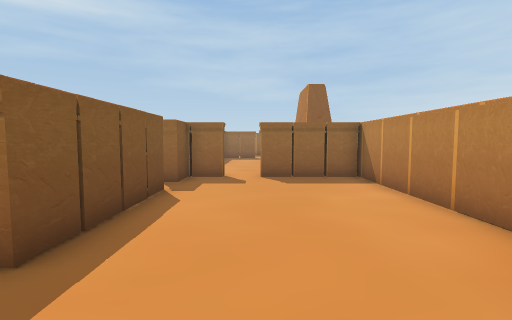
View 1 (above)

12 first-person views from a walk through a scene from a Unity 3-D project. The camera is 1.4 m above the floor, tilts 4° down and sees 85° across. The floor is counted in squares, 1 m on a side. Each view is taken from the middle of a square. On the plan, view 1 faces up. The plan holds only what a view shows up to about 14 squares ahead; the rest is blank. The place goes on beyond the plan. The player is left out.

View 2
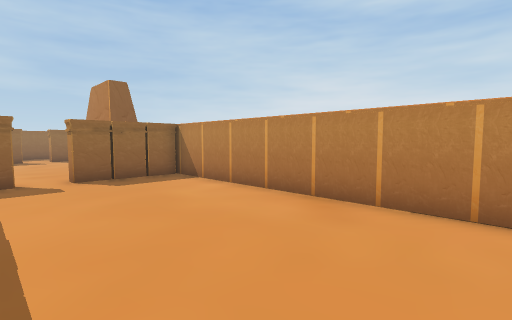

View 3
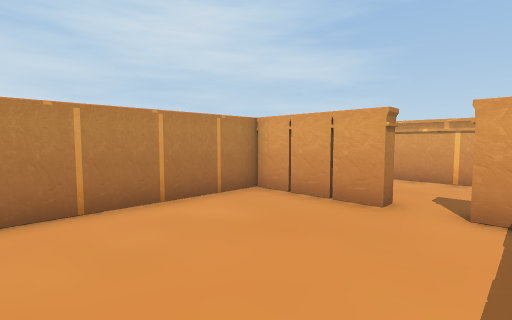

View 4
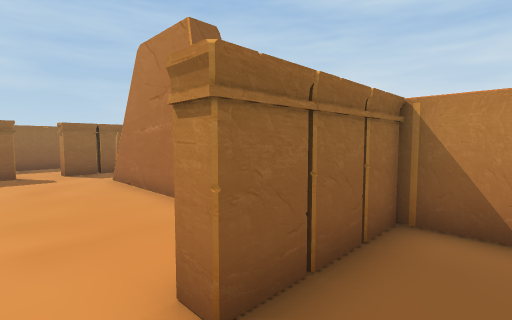

View 5
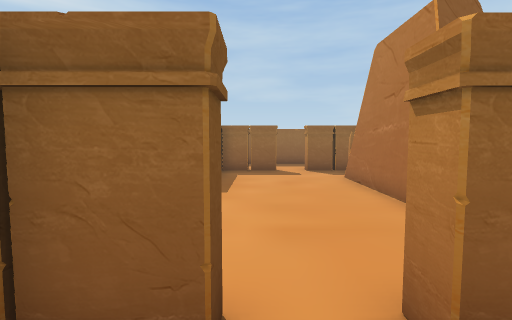

View 6
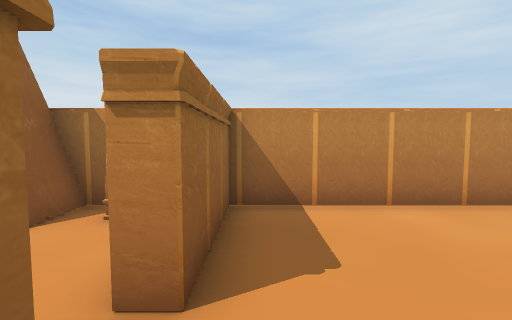

View 7
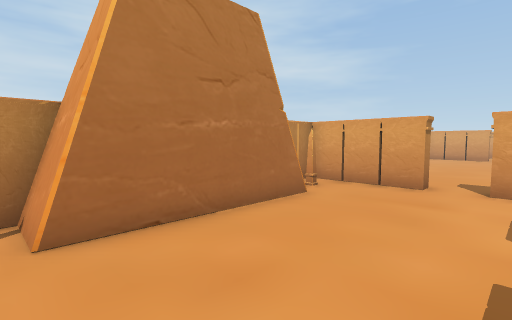

View 8
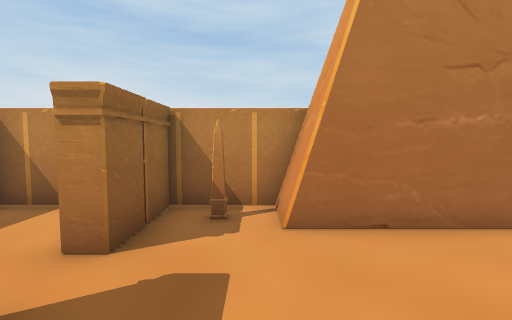

View 9
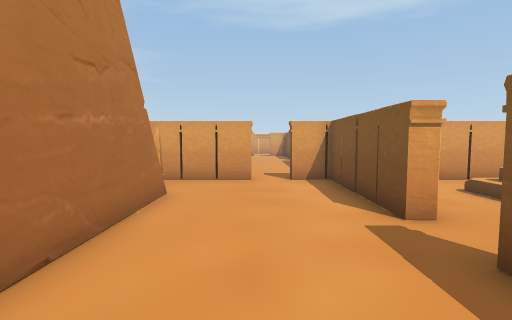

View 10
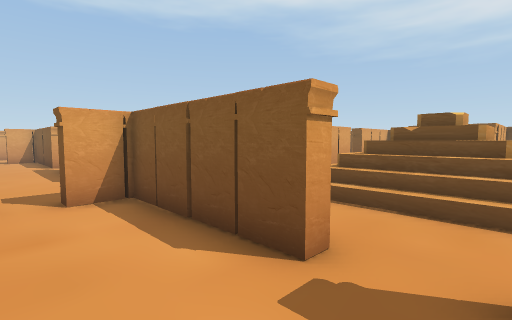

View 11
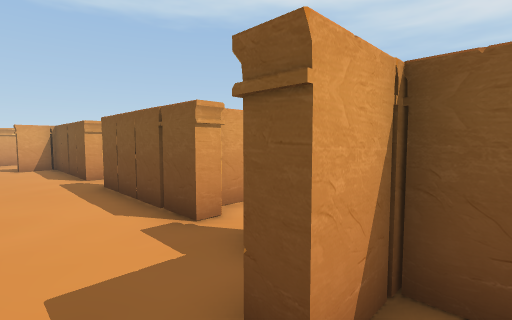

View 12
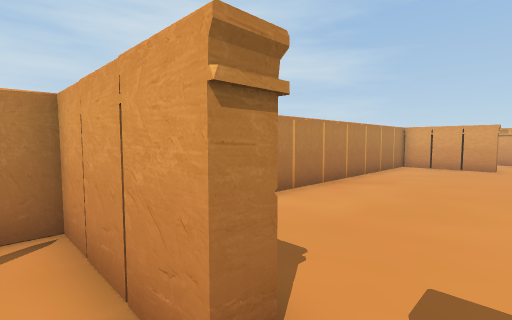

### Floor plan
Ten units are one square. View 1 is at (0, 0); x grows to the right and y downward. Boxes are objects, and circles mark ways between rooms. Rooms are numbered by the first view taken in them; rooms with no view inside come last. Other rooms are left out.
<svg viewBox="-37 -223 82 273">
<path fill="none" stroke="#000" d="M-32 -11 -27 -11 -27 45M-26 -79 -27 -29M13 -105 13 -113M-13 -112 -13 -106 -28 -106M39 -106 2 -106 2 -112M-26 -114 -26 -92M2 39 39 39 39 -109M-27 39 -13 39M23 -189 24 -191 39 -191 39 -218 13 -218M-32 -162 -26 -162 -26 -114M25 -194 40 -194M24 -139 24 -191M0 -218 -25 -218M40 -139 25 -139 24 -143M2 -112 39 -112 39 -141 29 -141M-29 -112 -13 -112M40 -138 25 -138"/>
<rect x="25" y="-135" width="10" height="10" fill="#bbb"><title>other object</title></rect>
<rect x="25" y="-215" width="10" height="10" fill="#bbb"><title>other object</title></rect>
<circle cx="-5" cy="-110" r="3" fill="#2a7"/>
<text x="0" y="-40">1</text>
<text x="0" y="-170">2</text>
</svg>
Room 1 opens to room 2.

Where each view was taken, in squares from view 1:
view 1: 0 up, 0 right, facing up
view 2: 0 up, 2 left, facing up-right
view 3: 2 up, 2 left, facing down-right
view 4: 9 up, 1 left, facing up-right
view 5: 9 up, 1 left, facing up
view 6: 10 up, 2 left, facing right
view 7: 20 up, 2 left, facing down-right
view 8: 20 up, 2 left, facing right
view 9: 21 up, 0 right, facing down
view 10: 18 up, 0 right, facing down-left
view 11: 12 up, 0 right, facing down-left
view 12: 12 up, 1 left, facing down-right
